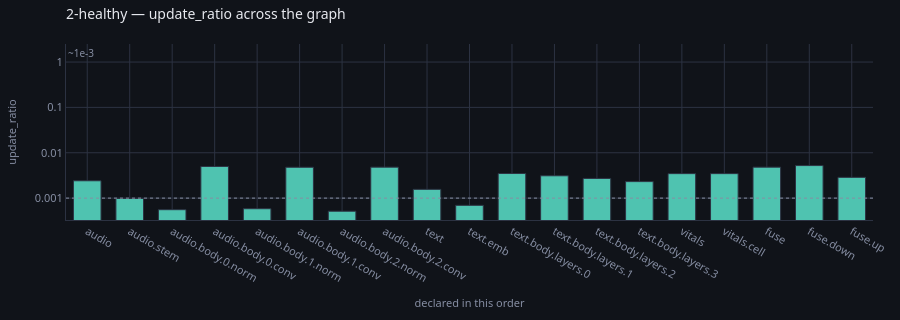

Notebook code for this chart:
### Markdown cell above
## The solution

The rate. What makes that a reading rather than a guess is that the same
number — the update against the weights it moves — says `STALLED` at the
other end and sits near `1e-3` when a run is healthy.

## The healthy architecture and configuration

### Code cell
cooled = built()
fit(cooled, "2-healthy")

print(f"at 0.3    : {scored(hot):.4f}   in {len(diagnose(store, run='2-problem'))} places")
print(f"at 3e-4   : {scored(cooled):.4f}   {diagnose(store, run='2-healthy') or 'nothing tripped'}")
profile(store, run="2-healthy", of="update_ratio")

### Figure 1 — Plotly figure (JSON) as saved in the notebook; plotly's stock layout.template omitted (floating-point values rounded to 4 significant figures)
{"data": [{"customdata": ["nothing tripped", "nothing tripped", "nothing tripped", "nothing tripped", "nothing tripped", "nothing tripped", "nothing tripped", "nothing tripped", "nothing tripped", "nothing tripped", "nothing tripped", "nothing tripped", "nothing tripped", "nothing tripped", "nothing tripped", "nothing tripped", "nothing tripped", "nothing tripped", "nothing tripped"], "hovertemplate": "<b>%{x}</b><br>%{y:.3e}<br>%{customdata}<extra></extra>", "marker": {"color": ["#4fc3b0", "#4fc3b0", "#4fc3b0", "#4fc3b0", "#4fc3b0", "#4fc3b0", "#4fc3b0", "#4fc3b0", "#4fc3b0", "#4fc3b0", "#4fc3b0", "#4fc3b0", "#4fc3b0", "#4fc3b0", "#4fc3b0", "#4fc3b0", "#4fc3b0", "#4fc3b0", "#4fc3b0"], "line": {"color": "#2c3242", "width": 1}}, "type": "bar", "x": ["audio", "audio.stem", "audio.body.0.norm", "audio.body.0.conv", "audio.body.1.norm", "audio.body.1.conv", "audio.body.2.norm", "audio.body.2.conv", "text", "text.emb", "text.body.layers.0", "text.body.layers.1", "text.body.layers.2", "text.body.layers.3", "vitals", "vitals.cell", "fuse", "fuse.down", "fuse.up"], "y": [0.002412, 0.0009817, 0.0005557, 0.004988, 0.0005836, 0.00479, 0.0005148, 0.004822, 0.001559, 0.0006936, 0.003484, 0.003107, 0.002716, 0.002311, 0.003464, 0.003464, 0.004821, 0.005218, 0.002867]}], "layout": {"annotations": [{"font": {"color": "#868ea3", "size": 10}, "showarrow": false, "text": "~1e-3", "x": 0, "xanchor": "left", "xref": "x domain", "y": 0.001, "yanchor": "bottom", "yref": "y"}], "bargap": 0.35, "font": {"color": "#e7e9ef", "family": "system-ui, -apple-system, Segoe UI, Roboto, sans-serif", "size": 12}, "height": 320, "hoverlabel": {"align": "left", "bgcolor": "#1a1e28", "bordercolor": "#2c3242", "font": {"color": "#e7e9ef", "family": "system-ui, -apple-system, Segoe UI, Roboto, sans-serif"}}, "legend": {"bgcolor": "rgba(0,0,0,0)", "font": {"color": "#868ea3"}, "orientation": "h", "x": 1, "xanchor": "right", "y": 1.02, "yanchor": "bottom"}, "margin": {"b": 44, "l": 56, "r": 24, "t": 44}, "paper_bgcolor": "#101319", "plot_bgcolor": "#101319", "shapes": [{"line": {"color": "#868ea3", "dash": "dot", "width": 1}, "type": "line", "x0": 0, "x1": 1, "xref": "x domain", "y0": 0.001, "y1": 0.001, "yref": "y"}], "showlegend": false, "title": {"font": {"size": 14}, "text": "2-healthy — update_ratio across the graph", "x": 0, "xanchor": "left", "xref": "paper", "y": 0.97, "yanchor": "top"}, "xaxis": {"gridcolor": "#2c3242", "linecolor": "#2c3242", "tickfont": {"color": "#868ea3", "size": 11}, "title": {"font": {"color": "#868ea3", "size": 11}, "text": "declared in this order"}, "zerolinecolor": "#2c3242"}, "yaxis": {"gridcolor": "#2c3242", "linecolor": "#2c3242", "tickfont": {"color": "#868ea3", "size": 11}, "title": {"font": {"color": "#868ea3", "size": 11}, "text": "update_ratio"}, "type": "log", "zerolinecolor": "#2c3242"}}}
